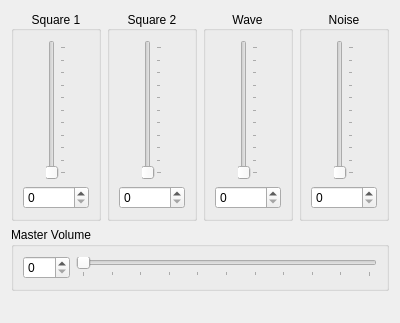
<?xml version="1.0" encoding="UTF-8"?>
<ui version="4.0">
 <class>AudioWindow</class>
 <widget class="QWidget" name="AudioWindow">
  <property name="geometry">
   <rect>
    <x>0</x>
    <y>0</y>
    <width>400</width>
    <height>323</height>
   </rect>
  </property>
  <property name="minimumSize">
   <size>
    <width>400</width>
    <height>323</height>
   </size>
  </property>
  <property name="windowTitle">
   <string>Form</string>
  </property>
  <layout class="QVBoxLayout" name="verticalLayout">
   <item>
    <layout class="QHBoxLayout" name="horizontalLayout">
     <item>
      <widget class="QGroupBox" name="groupBox">
       <property name="focusPolicy">
        <enum>Qt::ClickFocus</enum>
       </property>
       <property name="title">
        <string>Square 1</string>
       </property>
       <property name="alignment">
        <set>Qt::AlignCenter</set>
       </property>
       <layout class="QVBoxLayout" name="verticalLayout_2">
        <item alignment="Qt::AlignHCenter">
         <widget class="QSlider" name="square1_slider">
          <property name="maximum">
           <number>100</number>
          </property>
          <property name="orientation">
           <enum>Qt::Vertical</enum>
          </property>
          <property name="invertedAppearance">
           <bool>false</bool>
          </property>
          <property name="tickPosition">
           <enum>QSlider::TicksBelow</enum>
          </property>
          <property name="tickInterval">
           <number>10</number>
          </property>
         </widget>
        </item>
        <item>
         <widget class="QSpinBox" name="square1_spin">
          <property name="maximum">
           <number>100</number>
          </property>
         </widget>
        </item>
       </layout>
      </widget>
     </item>
     <item>
      <widget class="QGroupBox" name="groupBox_2">
       <property name="focusPolicy">
        <enum>Qt::ClickFocus</enum>
       </property>
       <property name="title">
        <string>Square 2</string>
       </property>
       <property name="alignment">
        <set>Qt::AlignCenter</set>
       </property>
       <layout class="QVBoxLayout" name="verticalLayout_3">
        <item alignment="Qt::AlignHCenter">
         <widget class="QSlider" name="square2_slider">
          <property name="maximum">
           <number>100</number>
          </property>
          <property name="orientation">
           <enum>Qt::Vertical</enum>
          </property>
          <property name="tickPosition">
           <enum>QSlider::TicksBelow</enum>
          </property>
          <property name="tickInterval">
           <number>10</number>
          </property>
         </widget>
        </item>
        <item>
         <widget class="QSpinBox" name="square2_spin">
          <property name="maximum">
           <number>100</number>
          </property>
         </widget>
        </item>
       </layout>
      </widget>
     </item>
     <item>
      <widget class="QGroupBox" name="groupBox_3">
       <property name="focusPolicy">
        <enum>Qt::ClickFocus</enum>
       </property>
       <property name="title">
        <string>Wave</string>
       </property>
       <property name="alignment">
        <set>Qt::AlignCenter</set>
       </property>
       <layout class="QVBoxLayout" name="verticalLayout_4">
        <item alignment="Qt::AlignHCenter">
         <widget class="QSlider" name="wave_slider">
          <property name="maximum">
           <number>100</number>
          </property>
          <property name="orientation">
           <enum>Qt::Vertical</enum>
          </property>
          <property name="tickPosition">
           <enum>QSlider::TicksBelow</enum>
          </property>
          <property name="tickInterval">
           <number>10</number>
          </property>
         </widget>
        </item>
        <item>
         <widget class="QSpinBox" name="wave_spin">
          <property name="maximum">
           <number>100</number>
          </property>
         </widget>
        </item>
       </layout>
      </widget>
     </item>
     <item>
      <widget class="QGroupBox" name="groupBox_4">
       <property name="focusPolicy">
        <enum>Qt::ClickFocus</enum>
       </property>
       <property name="title">
        <string>Noise</string>
       </property>
       <property name="alignment">
        <set>Qt::AlignCenter</set>
       </property>
       <layout class="QVBoxLayout" name="verticalLayout_5">
        <item alignment="Qt::AlignHCenter">
         <widget class="QSlider" name="noise_slider">
          <property name="maximum">
           <number>100</number>
          </property>
          <property name="orientation">
           <enum>Qt::Vertical</enum>
          </property>
          <property name="tickPosition">
           <enum>QSlider::TicksBelow</enum>
          </property>
          <property name="tickInterval">
           <number>10</number>
          </property>
         </widget>
        </item>
        <item>
         <widget class="QSpinBox" name="noise_spin">
          <property name="maximum">
           <number>100</number>
          </property>
         </widget>
        </item>
       </layout>
      </widget>
     </item>
    </layout>
   </item>
   <item>
    <widget class="QGroupBox" name="groupBox_5">
     <property name="focusPolicy">
      <enum>Qt::ClickFocus</enum>
     </property>
     <property name="title">
      <string>Master Volume</string>
     </property>
     <layout class="QHBoxLayout" name="horizontalLayout_2">
      <item>
       <widget class="QSpinBox" name="master_spin">
        <property name="maximum">
         <number>100</number>
        </property>
       </widget>
      </item>
      <item>
       <widget class="QSlider" name="master_slider">
        <property name="maximum">
         <number>100</number>
        </property>
        <property name="value">
         <number>0</number>
        </property>
        <property name="orientation">
         <enum>Qt::Horizontal</enum>
        </property>
        <property name="tickPosition">
         <enum>QSlider::TicksBelow</enum>
        </property>
        <property name="tickInterval">
         <number>10</number>
        </property>
       </widget>
      </item>
     </layout>
    </widget>
   </item>
   <item>
    <spacer name="verticalSpacer">
     <property name="orientation">
      <enum>Qt::Vertical</enum>
     </property>
     <property name="sizeType">
      <enum>QSizePolicy::Preferred</enum>
     </property>
     <property name="sizeHint" stdset="0">
      <size>
       <width>20</width>
       <height>21</height>
      </size>
     </property>
    </spacer>
   </item>
  </layout>
 </widget>
 <resources/>
 <connections/>
</ui>
